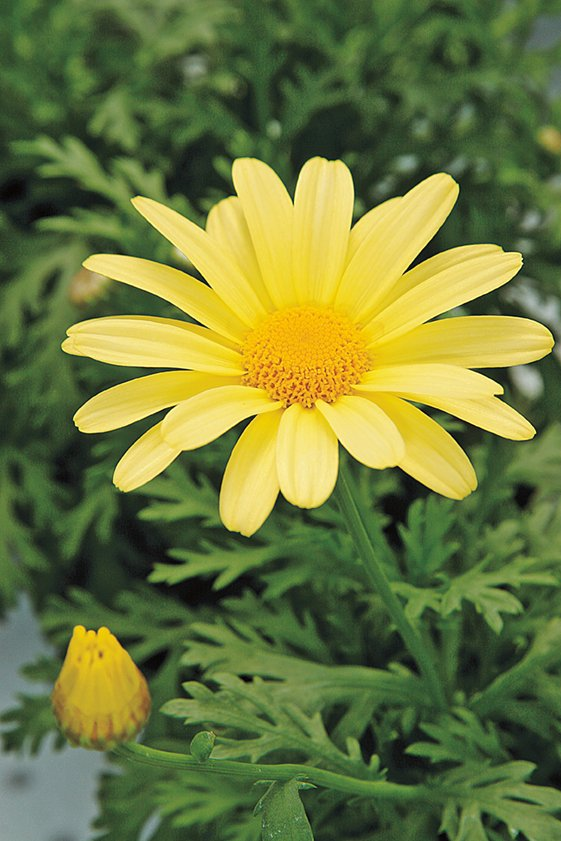
#> input picture image dataset/daisy.jpg, 561 x 841 px
$ python Question_9.py
#> lines starting #> are read from the running program, lines starting #| are printed output that depends on the picture
import cv2
import numpy as np
import matplotlib.pyplot as plt

# Load the flower image
image = cv2.imread('image dataset/daisy.jpg')
#> image is the input picture: shape (841, 561, 3); mean B, G, R 60.7, 120.3, 108.5
if image is None:
    print("Error: Unable to load image.")
    exit()

# Create a mask for GrabCut (same size as the image, single channel, initially set to GC_BGD or GC_PR_BGD)
mask = np.zeros(image.shape[:2], np.uint8)

# Models needed for GrabCut (these are internal arrays used by the algorithm)
bgd_model = np.zeros((1, 65), np.float64)
fgd_model = np.zeros((1, 65), np.float64)

# Create a rectangle around the flower (this is a rough estimate of the region)
rect = (50, 50, image.shape[1] - 100, image.shape[0] - 100)  # Adjust these values as needed
#> rect = (50, 50, 461, 741)

# Apply GrabCut segmentation
cv2.grabCut(image, mask, rect, bgd_model, fgd_model, 5, cv2.GC_INIT_WITH_RECT)

# Modify the mask to segment the foreground and background
# Any pixel classified as GC_FGD (1) or GC_PR_FGD (3) is treated as foreground
mask2 = np.where((mask == 2) | (mask == 0), 0, 1).astype('uint8')

# Extract the foreground using the modified mask
foreground = image * mask2[:, :, np.newaxis]
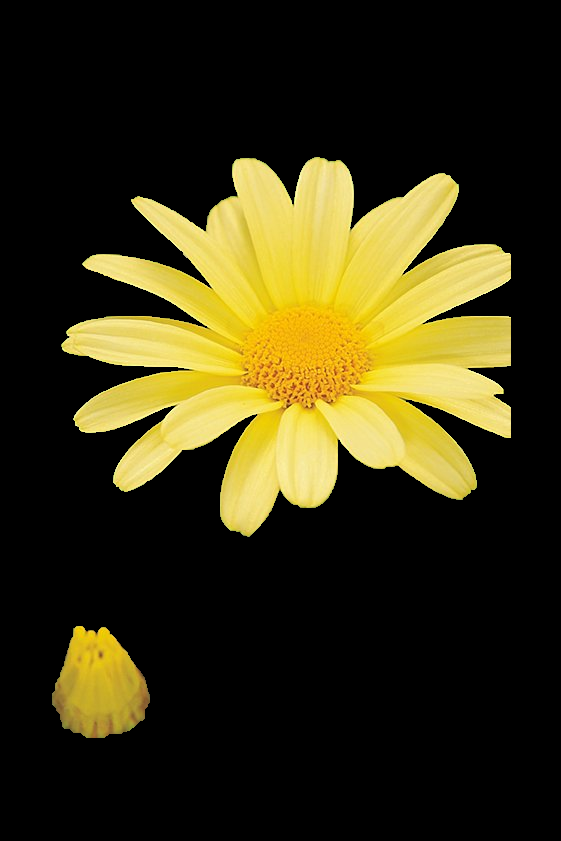
#> foreground: shape (841, 561, 3); mean B, G, R 19.2, 49.4, 55.5

# Extract the background by inverting the mask and then applying a blur
background = image * (1 - mask2[:, :, np.newaxis])
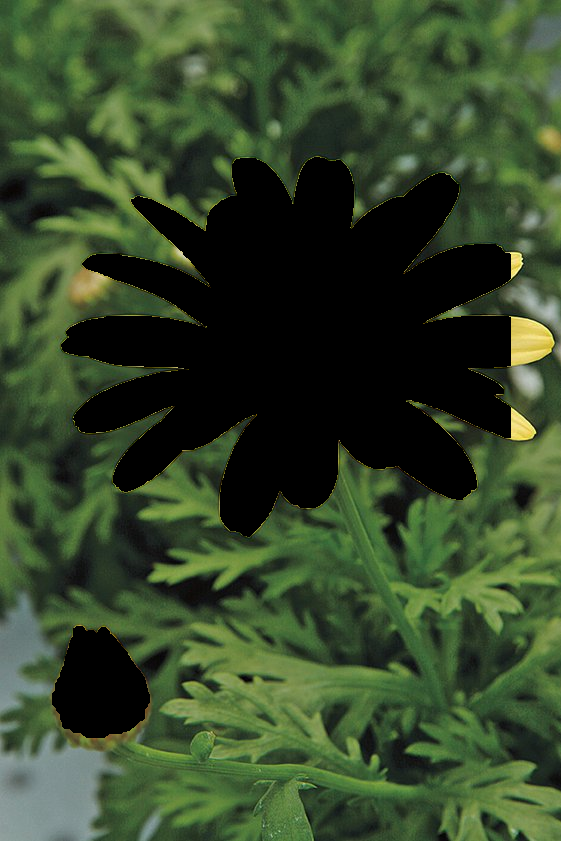
#> background: shape (841, 561, 3); mean B, G, R 41.5, 70.9, 53
blurred_background = cv2.GaussianBlur(background, (25, 25), 0)
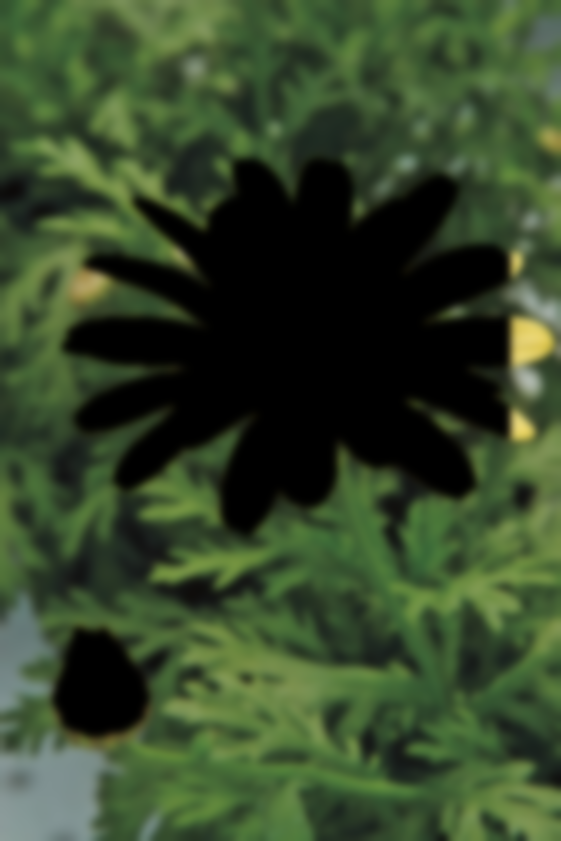
#> blurred_background: shape (841, 561, 3); mean B, G, R 41.5, 70.9, 53

# Combine the blurred background and the sharp foreground
enhanced_image = blurred_background + foreground
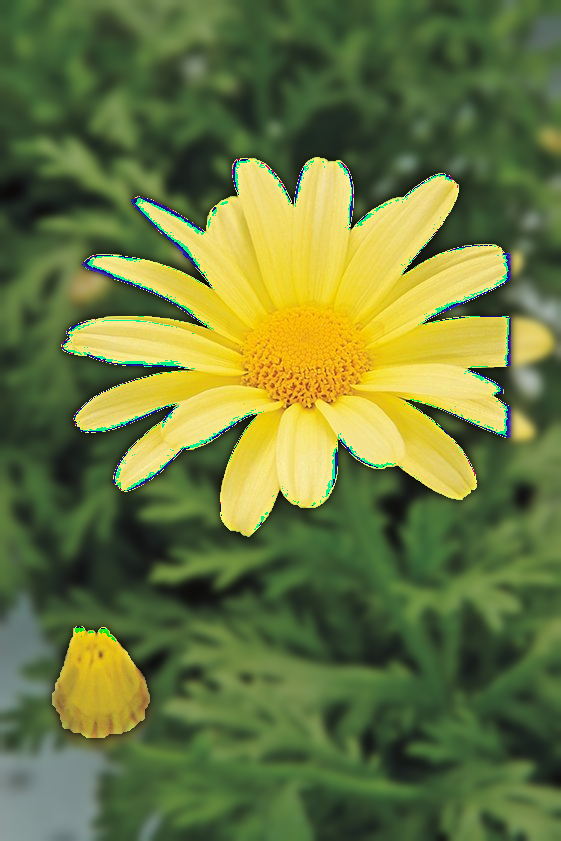
#> enhanced_image: shape (841, 561, 3); mean B, G, R 60.7, 118.7, 105

# Display the images: original, segmentation mask, foreground, background, and enhanced image
plt.figure(figsize=(10, 6))

plt.subplot(2, 3, 1)
plt.imshow(cv2.cvtColor(image, cv2.COLOR_BGR2RGB))
plt.title('Original Image')

plt.subplot(2, 3, 2)
plt.imshow(mask2, cmap='gray')
plt.title('Segmentation Mask')

plt.subplot(2, 3, 3)
plt.imshow(cv2.cvtColor(foreground, cv2.COLOR_BGR2RGB))
plt.title('Foreground (Flower)')

plt.subplot(2, 3, 4)
plt.imshow(cv2.cvtColor(background, cv2.COLOR_BGR2RGB))
plt.title('Background')

plt.subplot(2, 3, 5)
plt.imshow(cv2.cvtColor(blurred_background, cv2.COLOR_BGR2RGB))
plt.title('Blurred Background')

plt.subplot(2, 3, 6)
plt.imshow(cv2.cvtColor(enhanced_image, cv2.COLOR_BGR2RGB))
plt.title('Enhanced Image (Blurred Background)')

plt.tight_layout()
plt.show()
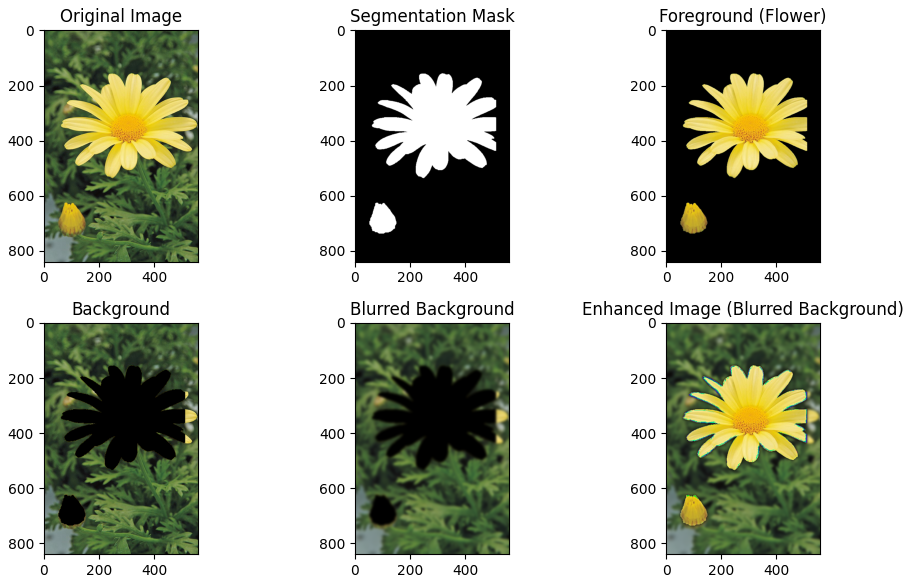
#> figure drawn by matplotlib, 6 panels

$ run again, with image dataset/highlights_and_shadows.jpg copied over image dataset/daisy.jpg
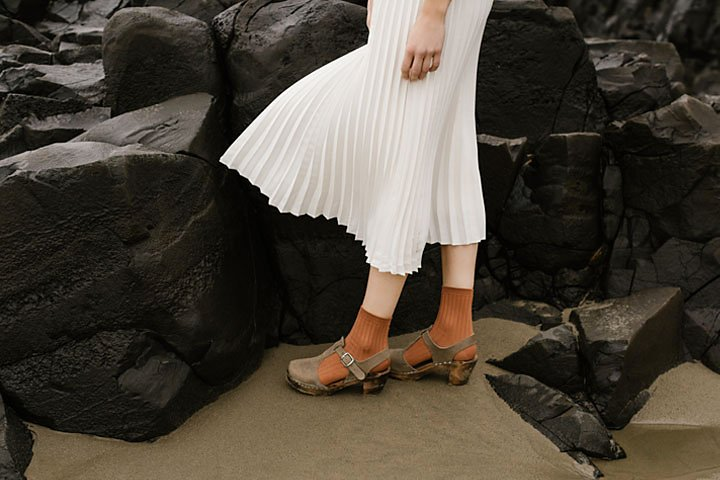
#> input picture image dataset/highlights_and_shadows.jpg, 720 x 480 px
#> image is the input picture: shape (480, 720, 3); mean B, G, R 58.1, 68.6, 75.7
#> `foreground = image * mask2[:, :, np.newaxis]`:
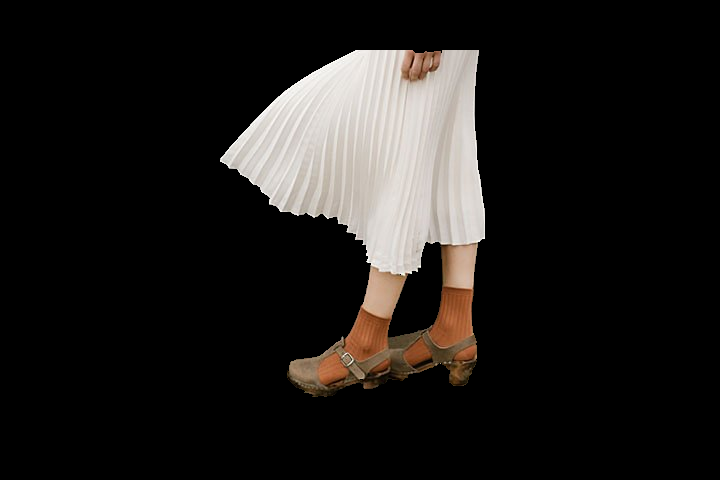
#> foreground: shape (480, 720, 3); mean B, G, R 25.6, 27.5, 30
#> `enhanced_image = blurred_background + foreground`:
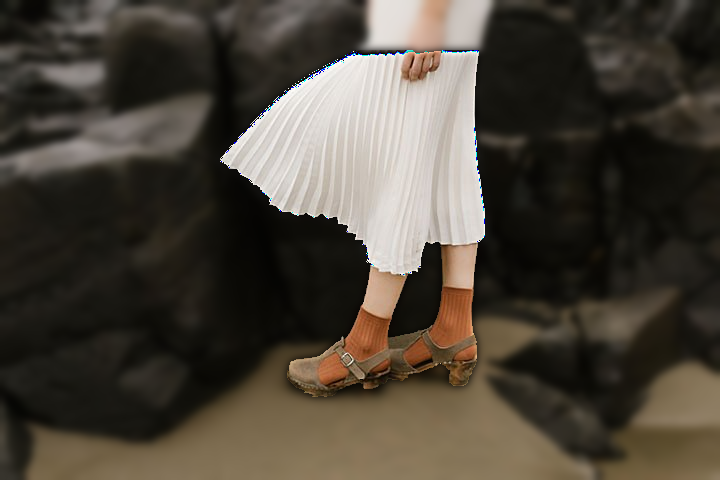
#> enhanced_image: shape (480, 720, 3); mean B, G, R 57.7, 68.1, 75.1
